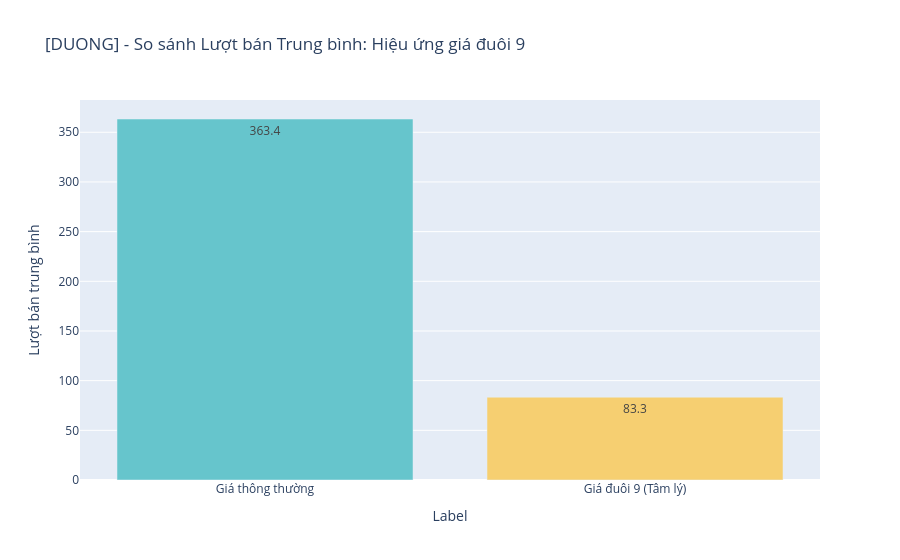

Source (notebook cell):
### Code cell
# So sánh lượt bán trung bình giữa 2 nhóm giá
psy_viz = df.groupby('is_psy_price')['sold_count'].mean().reset_index()
psy_viz['Label'] = psy_viz['is_psy_price'].map({True: 'Giá đuôi 9 (Tâm lý)', False: 'Giá thông thường'})

fig1 = px.bar(
    psy_df := psy_viz.sort_values('sold_count', ascending=False),
    x='Label', 
    y='sold_count',
    color='Label',
    text_auto='.1f',
    title="[DUONG] - So sánh Lượt bán Trung bình: Hiệu ứng giá đuôi 9",
    color_discrete_sequence=px.colors.qualitative.Pastel
)
fig1.update_layout(showlegend=False, yaxis_title="Lượt bán trung bình")
fig1.show()

### Figure 1 — Plotly figure (JSON) as saved in the notebook; plotly's stock layout.template omitted (floating-point values rounded to 4 significant figures)
{"data": [{"hovertemplate": "Label=%{x}<br>sold_count=%{y}<extra></extra>", "legendgroup": "Giá thông thường", "marker": {"color": "rgb(102, 197, 204)", "pattern": {"shape": ""}}, "name": "Giá thông thường", "orientation": "v", "showlegend": true, "textposition": "auto", "texttemplate": "%{y:.1f}", "type": "bar", "x": ["Giá thông thường"], "xaxis": "x", "y": [363.4], "yaxis": "y"}, {"hovertemplate": "Label=%{x}<br>sold_count=%{y}<extra></extra>", "legendgroup": "Giá đuôi 9 (Tâm lý)", "marker": {"color": "rgb(246, 207, 113)", "pattern": {"shape": ""}}, "name": "Giá đuôi 9 (Tâm lý)", "orientation": "v", "showlegend": true, "textposition": "auto", "texttemplate": "%{y:.1f}", "type": "bar", "x": ["Giá đuôi 9 (Tâm lý)"], "xaxis": "x", "y": [83.33], "yaxis": "y"}], "layout": {"barmode": "relative", "legend": {"title": {"text": "Label"}, "tracegroupgap": 0}, "showlegend": false, "title": {"text": "[DUONG] - So sánh Lượt bán Trung bình: Hiệu ứng giá đuôi 9"}, "xaxis": {"anchor": "y", "categoryarray": ["Giá thông thường", "Giá đuôi 9 (Tâm lý)"], "categoryorder": "array", "domain": [0, 1], "title": {"text": "Label"}}, "yaxis": {"anchor": "x", "domain": [0, 1], "title": {"text": "Lượt bán trung bình"}}}}
